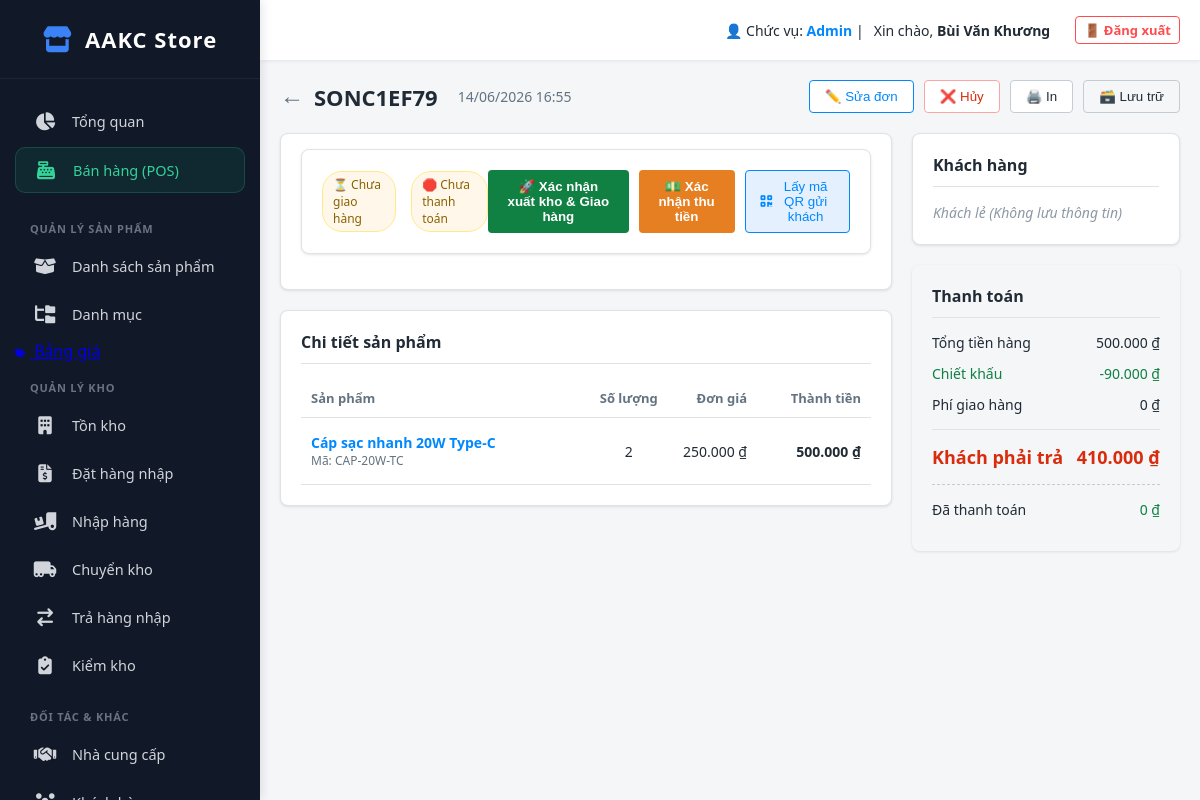
Screenshot of /index.php?action=view_order&id=8 (signed in) with the database file from the repository.
### tables this page shows
CREATE TABLE `orders` (
  `id` int(11) NOT NULL,
  `order_code` varchar(50) NOT NULL,
  `customer_id` int(11) DEFAULT NULL,
  `branch_id` int(11) DEFAULT NULL,
  `user_id` int(11) DEFAULT NULL,
  `subtotal` decimal(15,2) DEFAULT 0.00,
  `total_product_discount` decimal(15,2) DEFAULT 0.00,
  `total_order_discount` decimal(15,2) DEFAULT 0.00,
  `original_shipping_fee` decimal(15,2) DEFAULT 0.00,
  `total_shipping_discount` decimal(15,2) DEFAULT 0.00,
  `tax_amount` decimal(15,2) DEFAULT 0.00,
  `grand_total` decimal(15,2) DEFAULT 0.00,
  `amount_paid` decimal(15,2) DEFAULT 0.00,
  `sales_channel` enum('pos','web','facebook','shopee') DEFAULT 'pos',
  `payment_status` enum('pending','partial','paid') DEFAULT 'pending',
  `shipping_status` enum('pending','delivering','delivered','returned') DEFAULT 'pending',
  `order_status` enum('draft','processing','completed','cancelled') DEFAULT 'draft',
  `shipping_method` enum('partner','self','pickup','later') DEFAULT 'pickup',
  `shipping_address` text DEFAULT NULL,
  `cod_amount` decimal(15,2) DEFAULT 0.00,
  `note` text DEFAULT NULL,
  `tags` varchar(255) DEFAULT NULL,
  `order_date` datetime DEFAULT current_timestamp(),
  `created_at` timestamp NOT NULL DEFAULT current_timestamp(),
  `payment_method` varchar(50) DEFAULT 'cash'
);

CREATE TABLE `order_items` (
  `id` int(11) NOT NULL,
  `order_id` int(11) NOT NULL,
  `product_id` int(11) NOT NULL,
  `product_name` varchar(255) NOT NULL,
  `sku` varchar(100) DEFAULT NULL,
  `qty` int(11) NOT NULL DEFAULT 1,
  `original_price` decimal(15,2) NOT NULL,
  `manual_discount` decimal(15,2) DEFAULT 0.00,
  `promo_discount` decimal(15,2) DEFAULT 0.00,
  `final_price` decimal(15,2) NOT NULL,
  `line_total` decimal(15,2) NOT NULL,
  `is_gift` tinyint(1) DEFAULT 0,
  `note` varchar(255) DEFAULT NULL
);

### app/controllers/OrderController.php (called while the page is built, shortened)
<?php
class OrderController
{
    public function view()
    {
        $id = $_GET['id'] ?? 0;
        $db = (new Database())->getConnection();
        $query_order = "SELECT o.*,
                               CONCAT(c.last_name, ' ', c.first_name) AS customer_name,
                               c.phone, c.address
                        FROM orders o
                        LEFT JOIN customers c ON o.customer_id = c.id
                        WHERE o.id = ?";
        $stmt_order = $db->prepare($query_order);
        $stmt_order->execute([$id]);
        $order = $stmt_order->fetch(PDO::FETCH_ASSOC);
        $query_items = "SELECT * FROM order_items WHERE order_id = ?";
        $stmt_items = $db->prepare($query_items);
        $stmt_items->execute([$id]);
        $items = $stmt_items->fetchAll(PDO::FETCH_ASSOC);
        require_once __DIR__ . '/../views/order/detail.php';
    }
}

### public/index.php (called while the page is built, shortened)
<?php
$app = new App();

### app/views/order/detail.php (the view, shortened to what this page needs)
<?php
require_once __DIR__ . '/../layout/header.php';
?>
<div class="v3-header">
    <div class="v3-title">
        <a href="index.php?action=order_list">←</a>
        <?php echo htmlspecialchars($order['order_code']); ?>
        <span style="font-size: 14px; font-weight: normal; color: #637381; margin-left: 10px;">
            <?php echo date('d/m/Y H:i', strtotime($order['created_at'])); ?>
        </span>
    </div>
    <div style="display: flex; gap: 10px;">
        <?php if ($order['order_status'] !== 'cancelled' && $order['shipping_status'] !== 'delivered'): ?>
            <button class="btn-outline" style="color: #0088ff; border-color: #0088ff;" onclick="alert('Tính năng chuyển sang màn hình Sửa Đơn đang được cập nhật!')">✏️ Sửa đơn</button>
        <?php endif; ?>
        <?php if ($order['order_status'] !== 'cancelled'): ?>
            <button type="button" class="btn-outline" style="color: #d82c0d; border-color: #fca5a5;" onclick="processCancel(<?php echo $order['id']; ?>)">❌ Hủy</button>
        <?php endif; ?>
        <button class="btn-outline" onclick="window.open('index.php?action=print_order&id=<?php echo $order['id']; ?>', '_blank')">🖨️ In</button>
        <?php if ($order['order_status'] == 'completed' && (!isset($order['is_archived']) || $order['is_archived'] == 0)): ?>
            <button class="btn-outline" style="background: #f4f6f8;" onclick="archiveOrder(<?php echo $order['id']; ?>)">🗃️ Lưu trữ</button>
        <?php endif; ?>
    </div>
</div>
<div class="pos-layout">
    <div class="pos-left">
        <div class="v3-card" style="padding: 15px 20px;">
            <div class="v3-card" style="padding: 20px;">
                <div style="display: flex; justify-content: space-between; align-items: center;">
                    <div style="display: flex; gap: 15px;">
                        <?php if ($order['order_status'] == 'cancelled'): ?>
                            <span class="badge" style="background:#ffe4e4; color:#d82c0d; border:1px solid #ffb8b8;">❌ Đã hủy</span>
                        <?php elseif ($order['shipping_status'] == 'delivered'): ?>
                            <span class="badge badge-paid">🚚 Đã giao hàng</span>
                        <?php else: ?>
                            <span class="badge badge-pending">⏳ Chưa giao hàng</span>
                        <?php endif; ?>
                        <?php if ($order['payment_status'] == 'paid'): ?>
                            <span class="badge badge-paid">💰 Đã thanh toán</span>
                        <?php else: ?>
                            <span class="badge badge-pending">🛑 Chưa thanh toán</span>
                        <?php endif; ?>
                    </div>
                    <div style="display: flex; gap: 10px;">
                        <?php if ($order['shipping_status'] !== 'delivered' && $order['order_status'] !== 'cancelled'): ?>
                            <button type="button" class="btn-primary" id="btn_ship_action" style="width:auto; padding:8px 15px; background:#108043;" onclick="processShipping(<?php echo $order['id']; ?>)">🚀 Xác nhận xuất kho & Giao hàng</button>
                        <?php endif; ?>
                        <?php if ($order['payment_status'] !== 'paid' && $order['order_status'] !== 'cancelled'): ?>
                            <button type="button" class="btn-primary" id="btn_pay_action" style="width:auto; padding:8px 15px; background:#e67e22;" onclick="processPayment(<?php echo $order['id']; ?>)">💵 Xác nhận thu tiền</button>
                            <button type="button" class="btn-outline" style="width:auto; padding:8px 15px; border-color:#0088ff; color:#0088ff; background: #e5f0ff;" onclick="document.getElementById('online_qr_modal').style.display='flex'">
                                <i class="fa-solid fa-qrcode"></i> Lấy mã QR gửi khách
                            </button>
                        <?php endif; ?>
                    </div>
                </div>
            </div>
        </div>
        <div class="v3-card">
            <div class="v3-card-title">Chi tiết sản phẩm</div>
            <table class="cart-table">
                <thead>
                    <tr>
                        <th style="width: 50%;">Sản phẩm</th>
                        <th style="width: 15%; text-align: center;">Số lượng</th>
                        <th style="width: 15%; text-align: right;">Đơn giá</th>
                        <th style="width: 20%; text-align: right;">Thành tiền</th>
                    </tr>
                </thead>
                <tbody>
                    <?php foreach ($items as $item): ?>
                        <tr>
                            <td>
                                <div style="font-weight:600; color:#0088ff;">
                                    <?php echo htmlspecialchars($item['product_name']); ?>
                                </div>
                                <div style="font-size:12px; color:#637381;">Mã: <?php echo $item['sku'] ?? '---'; ?></div>
                            </td>
                            <td style="text-align:center;"><?php echo $item['qty']; ?></td>
                            <td style="text-align:right;">
                                <div style="font-weight:500;"><?php echo number_format($item['final_price'], 0, '', '.'); ?> ₫</div>
                            </td>
                            <td style="text-align:right; font-weight:600;"><?php echo number_format($item['line_total'], 0, '', '.'); ?> ₫</td>
                        </tr>
                    <?php endforeach; ?>
                </tbody>
            </table>
        </div>
    </div>
    <div class="pos-right">
        <div class="v3-card">
            <div class="v3-card-title">Khách hàng</div>
            <div class="customer-info">
                <?php if (!empty($order['customer_name'])): ?>
                    <div style="margin-bottom: 8px;">👤 <span><?php echo htmlspecialchars($order['customer_name']); ?></span></div>
                    <div style="margin-bottom: 8px;">📞 <?php echo htmlspecialchars($order['phone'] ?? 'Chưa cập nhật'); ?></div>
                    <div>📍 <?php echo htmlspecialchars($order['address'] ?? 'Chưa cập nhật địa chỉ'); ?></div>
                <?php else: ?>
                    <div style="color: #8c98a4; font-style: italic;">Khách lẻ (Không lưu thông tin)</div>
                <?php endif; ?>
            </div>
        </div>
        <div class="v3-card" style="background: #f4f6f8; border: none;">
            <div class="v3-card-title">Thanh toán</div>
            <div class="summary-line">
                <span>Tổng tiền hàng</span>
                <span><?php echo number_format($order['subtotal'], 0, '', '.'); ?> ₫</span>
            </div>
            <?php
            $total_discount = $order['total_product_discount'] + $order['total_order_discount'];
            if ($total_discount > 0):
            ?>
                <div class="summary-line" style="color: #108043;">
                    <span>Chiết khấu</span>
                    <span>-<?php echo number_format($total_discount, 0, '', '.'); ?> ₫</span>
                </div>
            <?php endif; ?>
            <div class="summary-line">
                <span>Phí giao hàng</span>
                <span><?php echo number_format($order['original_shipping_fee'] - $order['total_shipping_discount'], 0, '', '.'); ?> ₫</span>
            </div>
            <div class="summary-total">
                <span>Khách phải trả</span>
                <span><?php echo number_format($order['grand_total'], 0, '', '.'); ?> ₫</span>
            </div>
            <div class="summary-line" style="margin-top: 15px; border-top: 1px dashed #c4cdd5; padding-top: 15px;">
                <span style="font-weight: 500;">Đã thanh toán</span>
                <span style="font-weight: 500; color: #108043;"><?php echo number_format($order['amount_paid'] ?? 0, 0, '', '.'); ?> ₫</span>
            </div>
        </div>
    </div>
</div>
<?php require_once __DIR__ . '/../layout/footer.php'; ?>

### app/views/layout/header.php (style rules this page uses)
* { box-sizing: border-box; margin: 0; padding: 0; }
body { font-family: 'Segoe UI', Tahoma, Geneva, Verdana, sans-serif; background-color: #f4f6f8; color: #212b36; display: flex; height: 100vh; overflow: hidden; }

### app/views/order/detail.php (style rules this page uses)
.v3-header { display: flex; justify-content: space-between; align-items: center; margin-bottom: 20px; }
.v3-title { font-size: 22px; font-weight: bold; color: #212b36; display: flex; align-items: center; gap: 10px; }
.v3-title a { color: #637381; text-decoration: none; font-size: 24px; margin-top: -4px; }
.pos-layout { display: flex; gap: 20px; align-items: flex-start; }
.pos-left { flex: 0 0 68%; }
.pos-right { flex: 1; }
.v3-card { background: #fff; border-radius: 8px; box-shadow: 0 1px 3px rgba(0, 0, 0, 0.1); padding: 20px; margin-bottom: 20px; border: 1px solid #dfe3e8; }
.v3-card-title { font-size: 16px; font-weight: 600; color: #212b36; margin-bottom: 15px; padding-bottom: 10px; border-bottom: 1px solid #dfe3e8; }
.cart-table { width: 100%; border-collapse: collapse; }
.cart-table th { text-align: left; padding: 10px; color: #637381; font-weight: 600; font-size: 13px; border-bottom: 1px solid #dfe3e8; }
.cart-table td { padding: 15px 10px; border-bottom: 1px solid #dfe3e8; vertical-align: middle; font-size: 14px; color: #212b36; }
.summary-line { display: flex; justify-content: space-between; margin-bottom: 12px; font-size: 14px; color: #212b36; }
.summary-total { display: flex; justify-content: space-between; margin-top: 15px; padding-top: 15px; border-top: 1px solid #dfe3e8; font-size: 18px; font-weight: 700; color: #d82c0d; }
.badge { padding: 4px 10px; border-radius: 20px; font-size: 12px; font-weight: 500; display: inline-block; }
.badge-pending { background: #fff8ea; color: #8a6100; border: 1px solid #ffea8a; }
.customer-info { font-size: 14px; line-height: 1.6; color: #212b36; }
.btn-outline { background: #fff; color: #212b36; padding: 8px 15px; border: 1px solid #c4cdd5; border-radius: 4px; font-weight: 500; cursor: pointer; display: flex; align-items: center; gap: 5px; transition: 0.2s; }
.btn-primary { background: #0088ff; color: #fff; padding: 8px 15px; border: none; border-radius: 4px; font-weight: 600; cursor: pointer; text-decoration: none; transition: 0.2s; }

### rows the page displays
orders: order_code "SONC1EF79", created_at "14/06/2026 16:55", subtotal "500.000", total_discount "90.000", $order['original_shipping_fee'] - $order['total_shipping_discount'] "0", grand_total "410.000", amount_paid "0"
order_items: product_name "Cáp sạc nhanh 20W Type-C", sku "CAP-20W-TC", qty "2", final_price "250.000", line_total "500.000"

### other values shown
$user_session['role'] "Admin"
$user_session['full_name'] "Bùi Văn Khương"
